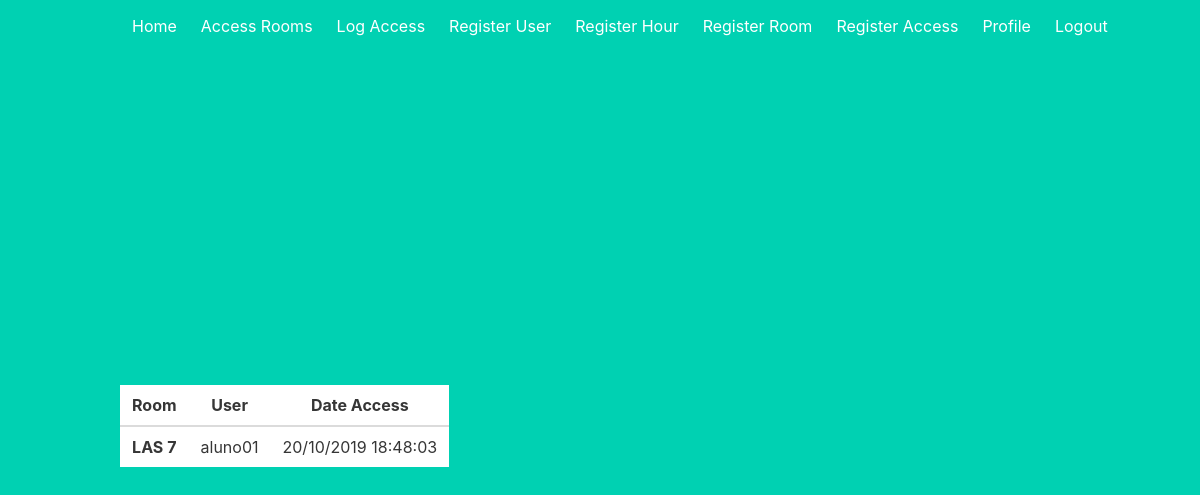
/logaccess (signed in), run on the app's committed database.
### models.py (models this page shows, shortened)
class LogAccess(db.Model):
    id = db.Column(db.Integer,primary_key=True)
    room_id = db.Column(db.Integer)
    user_id = db.Column(db.Integer)
    date_access = db.Column(db.String(200))

class Room(db.Model):
    id = db.Column(db.Integer,primary_key=True)
    room = db.Column(db.String(200))

class User(UserMixin, db.Model):
    id = db.Column(db.Integer, primary_key=True)
    email = db.Column(db.String(100), unique=True)
    password = db.Column(db.String(100))
    name = db.Column(db.String(1000))
    num_university = db.Column(db.Integer)
    access_permission = db.Column(db.Boolean)
    dt_start_access =  db.Column(db.String(200))
    dt_end_access = db.Column(db.String(200))
    roles = db.relationship('Role', secondary='user_roles',
            backref=db.backref('users', lazy='dynamic'))
    def has_role(self, list_roles):
        return any(role.name for role in self.roles if role.name in list_roles)

### auth.py (the view)
@auth.route('/logaccess')
@login_required
def logaccess():
    logaccess = db.session.query(LogAccess, Room, User
    ).join(Room, Room.id == LogAccess.room_id
    ).join(User, User.id == LogAccess.user_id
    ).all()
    print(logaccess)
    return render_template('logaccess.html', logaccess=logaccess)

### __init__.py (called while the page is built)
def create_app():
    app = Flask(__name__)
    app.config['SECRET_KEY'] = 'thisismysecretkeydonotstealit'
    app.config['SQLALCHEMY_DATABASE_URI'] = 'sqlite:///db.sqlite3'
    db.init_app(app)
    def check_role():
        return str('bool_role')
    app.jinja_env.filters['check_role'] = check_role
    login_manager = LoginManager()
    login_manager.login_view = 'auth.login'
    login_manager.init_app(app)
    from .models import User
    @login_manager.user_loader
    def load_user(user_id):
        return User.query.get(int(user_id))
    from .auth import auth as auth_blueprint
    app.register_blueprint(auth_blueprint)
    from .main import main as main_blueprint
    app.register_blueprint(main_blueprint)
    return app

### templates/logaccess.html
{% extends 'base.html' %}
{% block content %}
    <div class="flight-container" style="overflow: auto; max-height: 80vh">
        <div class="table-responsive">
            <table class="table" id="logaccess">
                <thead>
                    <tr>
                        <th scope="col">Room</th>
                        <th scope="col">User</th>
                        <th scope="col">Date Access</th>
                    </tr>
                </thead>
                <tbody>
                    {% for tt in logaccess %}
                        <tr id={{ tt[0].id }}>
                            <th scope="row">{{ tt[1].room }}</th>
                            <td> {{ tt[2].name }} </td>
                            <td> {{ tt[0].date_access }} </td>
                        </tr>
                    {% endfor %}
                </tbody>
            </table>
        </div>
    </div>
{% endblock %}

### data on the page
LogAccess: room "LAS 7", name "aluno01", date_access "20/10/2019 18:48:03"
